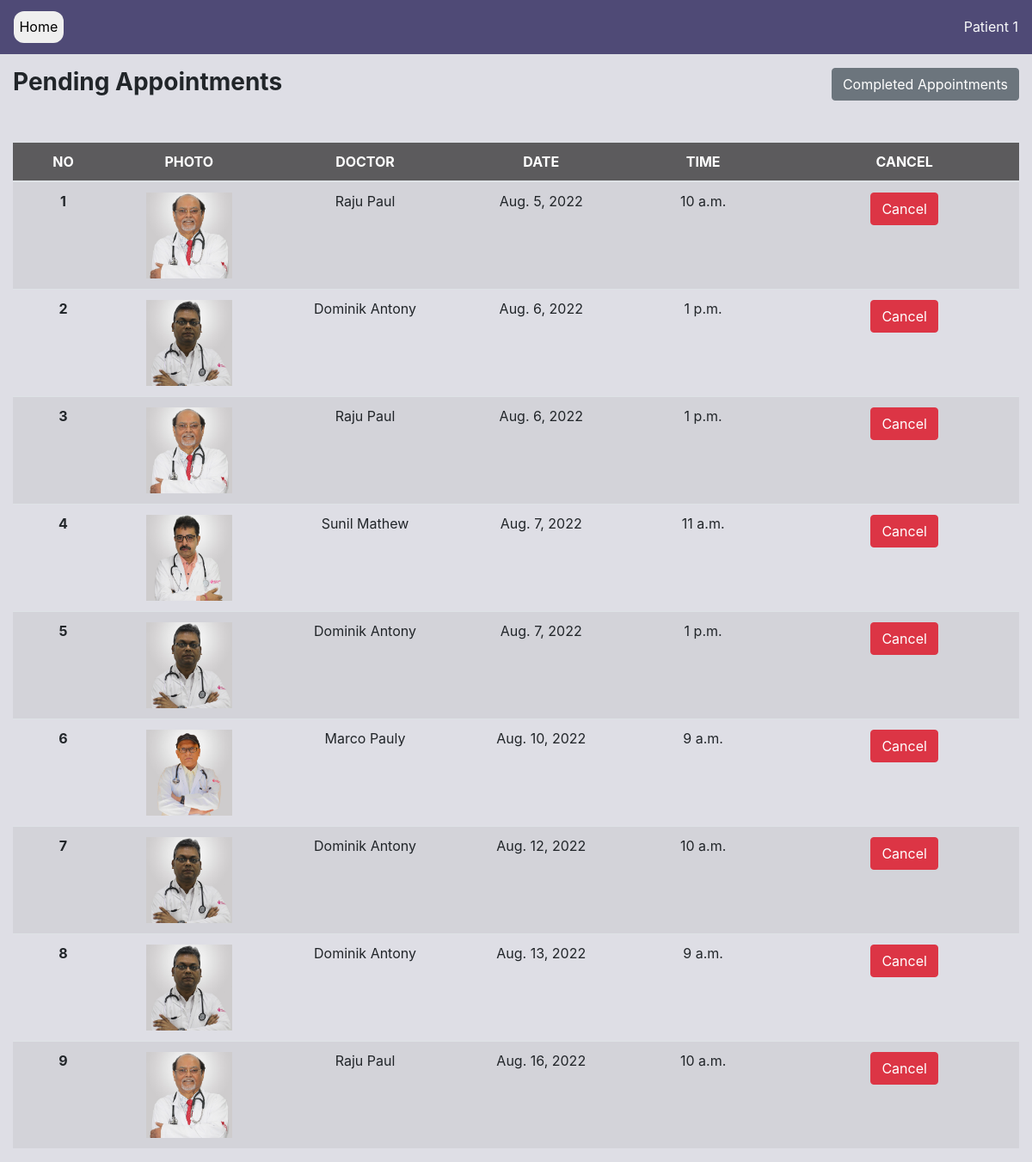
The page /appointment-list (signed in) on the database as committed earlier.
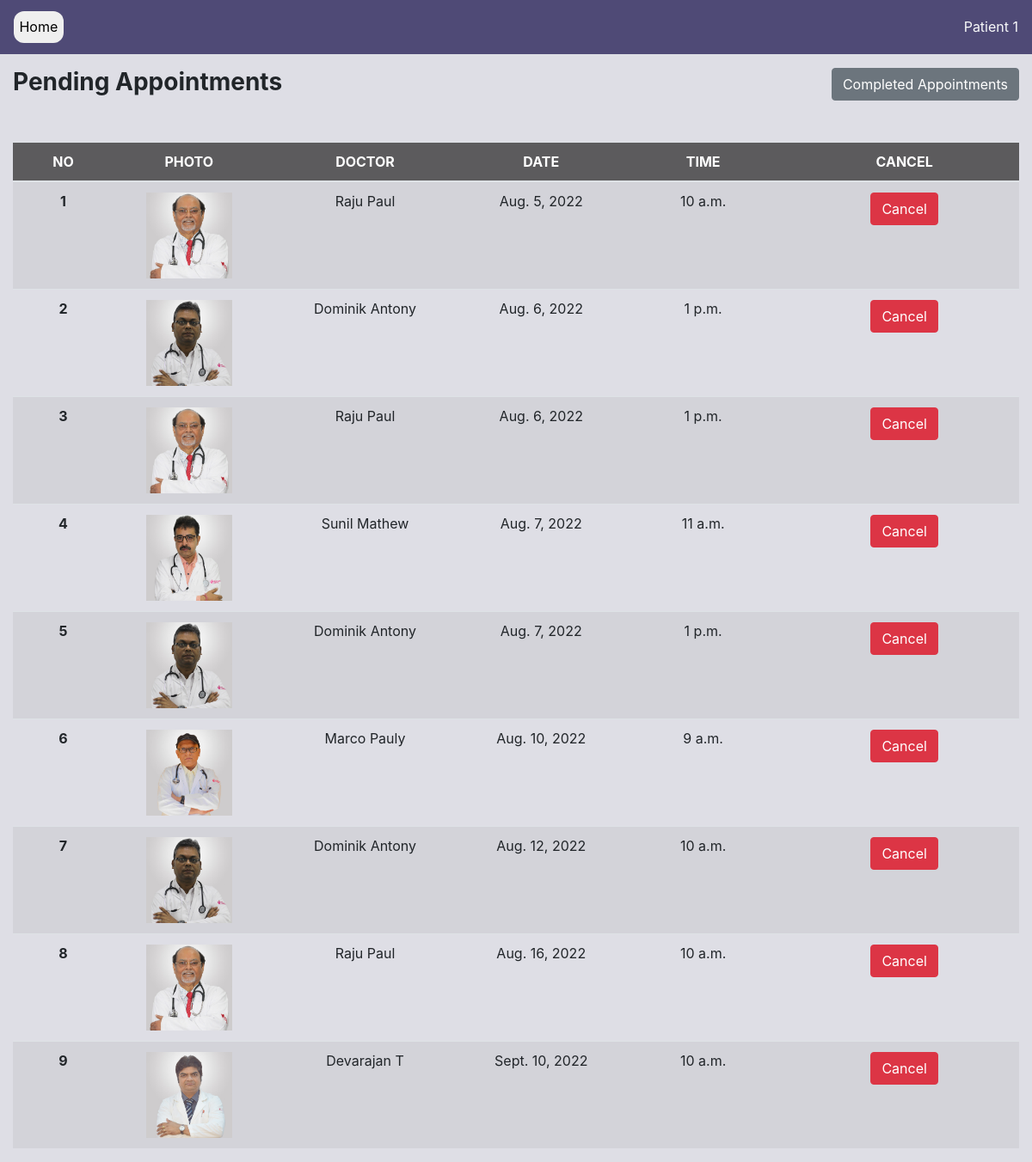
The same page on the database as committed later.
### accounts/models.py (models this page shows, shortened)
class User(AbstractUser):
    DOCTOR = 'D'
    PATIENT = 'P'
    USER_TYPES = [
        (DOCTOR, 'Doctor'),
        (PATIENT, 'Patient'),
    ]
    MALE = 'M'
    FEMALE = 'F'
    OTHER = 'O'
    PREFER_NOT_TO_SAY = 'N'
    GENDER = [
        (MALE, 'Male'),
        (FEMALE, 'Female'),
        (OTHER, 'Other'),
        (PREFER_NOT_TO_SAY, 'Prefer not to say')
    ]
    class Meta:
        db_table = 'user'
    user_type = models.CharField(choices=USER_TYPES, max_length=1, default=PATIENT)
    gender = models.CharField(choices=GENDER,  max_length=1, default=PREFER_NOT_TO_SAY)
    phone = PhoneNumberField(null=True, blank=True)
    def is_patient(self):
        if self.user_type == 'P':
            return True
        return False

### appointment/models.py (models this page shows, shortened)
class Appointment(models.Model):
    TIME_SLOT = [
    (1, '9:00-10:00'),
    (2, '10:00-11:00'),
    (3, '11:00-12:00'),
    (4, '13:00-14:00'),
    ]
    doctor = models.ForeignKey(User,on_delete=models.CASCADE, limit_choices_to={'user_type': 'D'}, related_name='doctor')
    patient = models.ForeignKey(User,on_delete=models.CASCADE, limit_choices_to={'user_type': 'P'})
    date =  models.DateField()
    start_time = models.TimeField(null=True)
    end_time = models.TimeField(null=True)
    reason = models.TextField()
    status = models.BooleanField(default=False)
    class Meta:
        db_table = 'appointment'
        constraints = [
            models.UniqueConstraint(fields=['patient', 'doctor', 'date'], name='unique_booking')
        ]
        ordering = ['date', 'start_time']

### profiles/models.py (models this page shows, shortened)
class DoctorProfile(models.Model):
    class Meta:
        db_table = 'doctor_profile'
    user = models.OneToOneField(
        User, on_delete=models.CASCADE,
        primary_key=True, limit_choices_to={'user_type': 'D'},
        related_name='docprofile', #* related_name is used to give alternate name to the reverse relationship
        )
    profile_pic = models.ImageField(upload_to='images/profiles/doctors') #TODO Change directory to /images/doctor/username
    qualification = models.CharField(max_length=100, blank=True, null=True)
    department = models.ForeignKey(Department, on_delete=models.CASCADE)

### appointment/views.py (the view)
# urls.py: path('appointment-list', views.appointment_list, name='appointment-list'),
def appointment_list(request):
    context = {}
    user = request.user
    if not user.is_patient():
        return HttpResponse("NOT ALLOWED")
    appointments = Appointment.objects.filter(patient=user, status=False)
    print(connection.queries)
    context = {'appointments':appointments}
    return render(request, 'patient-appointment-list.html', context=context)

### PMS/context_processors.py (called while the page is built)
def get_departments(request):
    departments = Department.objects.all()
    return {'departments': departments}

def get_time_slots(request):
    time_slot = Appointment.TIME_SLOT
    return {"time_slot": time_slot}

### appointment/templates/patient-appointment-list.html (shortened to what this page needs)
{% load static %}
{% load bootstrap4 %}
<!DOCTYPE html>
<html>
    <head>
        <link rel="stylesheet" href="https://cdn.jsdelivr.net/npm/bootstrap@4.0.0/dist/css/bootstrap.min.css">
    </head>
    <body>
        {% include 'navbar-simple.html' %}
        <section style="height: auto;">
            <div class="container-fluid">
                <div class="row pt-3" style="background-color: #8889a347;">
                    <div class="col-md-6" style="align-items: center;"><h3><b>Pending Appointments</b></h3></div>
                    <div class="col-md-6 text-right">
                        <a href="{% url 'appointment:patient-completed-appointment' %}" class="btn btn-secondary">
                            Completed Appointments
                        </a>
                    </div>
                <br>
                <br>
                <br>
                    <div class="col-md-12 col-12" style="align-items: center;">
                            <div class="table-responsive table-striped">
                                <table class="table table-hover">
                                  <thead class="thead">
                                    <tr>
                                      <th scope="col" width="10%">NO</th>
                                      <th scope="col" width="15%">PHOTO</th>
                                      <th scope="col" width="20%">DOCTOR</th>
                                      <th scope="col" width="15%">DATE</th>
                                      <th scope="col">TIME</th>
                                      <th scope="col">CANCEL</th>
                                    </tr>
                                  </thead>
                            <tbody>
{% for appointment in appointments %}
                                <tr>
                                    <th scope="row">{{forloop.counter}}</th>
                                    <td>
                                        {%if appointment.doctor.docprofile.profile_pic %}
                                            <img src="{{appointment.doctor.docprofile.profile_pic.url}}" class="photo">
                                        {% else %}
                                            <img src="{% static 'images\doctor_default.jpg' %}" class="photo">
                                        {% endif %}
                                    </td>
                                    <td>{{appointment.doctor.get_full_name}}</td>
                                    <td>{{appointment.date}}</td>
                                    <td>{{appointment.start_time}}</td>
                                    <td>
                                        <form action="{% url 'appointment:cancel-appointment' %}" method="post">
                                            <button class="btn btn-danger" type="submit" name="app_id" value={{appointment.id}}>Cancel</button>
                                        </form>
                                    </td>
                                </tr>
{% endfor %}
                            </tbody>
                          </table>
                    </div>
                </div>
            </div>
        </section>
    </body>
</html>

### templates/navbar-simple.html (shortened to what this page needs)
<nav class="navbar navbar-expand-lg bg-dark">
    <a class="navbar-brand" href="{% url 'accounts:home'%}">
      <button class="button">Home</button>
    </a>
        <ul class="navbar-nav ml-auto">
            <li class="nav-item">
                <p class="text-light mb-0">{{user.get_full_name}}</p>
            </li>
        </ul>
</nav>

### templates/navbar-simple.html (style rules this page uses)
.bg-dark { background-color: #4c4774fa !important; }
.button { border-radius: 12px; border: 2px; font-size: 1rem; padding: 0.4rem; }

### appointment/templates/patient-appointment-list.html (style rules this page uses)
table { margin-top: 14px; }
th, td { text-align: center; }
.table .thead { color: #fff; background-color: #5c5b5d; }
.photo { width: 100px; }

Rows that differ between the two databases and show on the page:
removed Appointment: doctor.docprofile.profile_pic (picture), doctor.get_full_name "Dominik Antony", date "Aug. 13, 2022", start_time "9 a.m."
added Appointment: doctor.docprofile.profile_pic (picture), doctor.get_full_name "Devarajan T", date "Sept. 10, 2022", start_time "10 a.m.", {{ appointment.id }} 27 (drawn)
